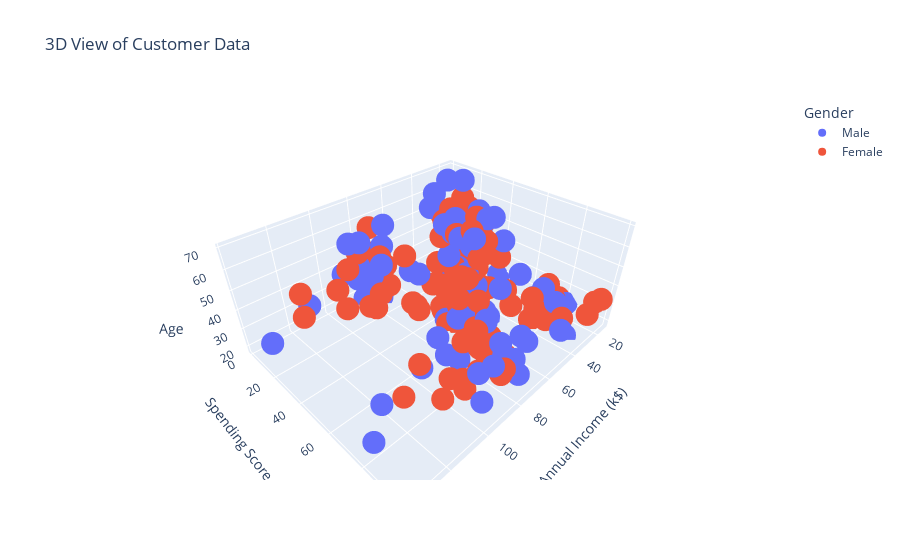

The cell this chart's notebook holds for it:
### Markdown cell above
#### 2.3 3D Visualization
Let's visualize the three most important features together in an interactive 3D plot to see if the clusters hold up.

### Code cell
fig = px.scatter_3d(df,
                    x='Annual Income (k$)',
                    y='Spending Score (1-100)',
                    z='Age',
                    color='Gender',
                    title='3D View of Customer Data')
fig.show()

### Figure 1 — Plotly figure (JSON) as saved in the notebook; plotly's stock layout.template omitted (floating-point values rounded to 4 significant figures)
{"data": [{"hovertemplate": "Gender=Male<br>Annual Income (k$)=%{x}<br>Spending Score (1-100)=%{y}<br>Age=%{z}<extra></extra>", "legendgroup": "Male", "marker": {"color": "#636efa", "symbol": "circle"}, "mode": "markers", "name": "Male", "scene": "scene", "showlegend": true, "type": "scatter3d", "x": [15, 15, 19, 19, 20, 20, 21, 23, 24, 24, 25, 28, 28, 30, 33, 33, 38, 39, 42, 43, 43, 44, 46, 46, 46, 48, 48, 48, 49, 54, 54, 54, 54, 54, 54, 54, 59, 60, 60, 61, 61, 62, 62, 62, 63, 63, 63, 63, 64, 67, 69, 71, 71, 71, 71, 71, 71, 73, 73, 74, 75, 77, 77, 77, 78, 78, 78, 78, 78, 81, 85, 86, 87, 87, 87, 87, 87, 88, 88, 93, 93, 98, 99, 101, 113, 126, 137, 137], "y": [39, 81, 3, 14, 13, 79, 66, 29, 35, 73, 73, 82, 61, 4, 4, 92, 92, 36, 60, 60, 41, 46, 46, 56, 55, 51, 59, 59, 55, 47, 54, 48, 51, 55, 41, 46, 41, 49, 52, 42, 49, 59, 55, 56, 46, 43, 48, 52, 46, 56, 91, 35, 95, 11, 75, 9, 75, 5, 73, 10, 93, 12, 97, 36, 90, 17, 88, 1, 1, 5, 26, 20, 63, 13, 75, 10, 92, 15, 69, 14, 90, 15, 97, 68, 8, 74, 18, 83], "z": [19, 21, 64, 67, 37, 22, 20, 52, 35, 25, 31, 29, 35, 60, 53, 18, 24, 48, 33, 59, 47, 69, 53, 70, 19, 63, 18, 19, 70, 59, 26, 40, 57, 38, 67, 48, 18, 48, 24, 48, 20, 67, 26, 49, 54, 68, 66, 65, 19, 27, 39, 43, 40, 59, 38, 47, 39, 20, 32, 19, 32, 25, 28, 48, 34, 43, 39, 37, 34, 19, 50, 42, 32, 40, 28, 36, 36, 58, 27, 59, 35, 46, 30, 28, 33, 32, 32, 30]}, {"hovertemplate": "Gender=Female<br>Annual Income (k$)=%{x}<br>Spending Score (1-100)=%{y}<br>Age=%{z}<extra></extra>", "legendgroup": "Female", "marker": {"color": "#EF553B", "symbol": "circle"}, "mode": "markers", "name": "Female", "scene": "scene", "showlegend": true, "type": "scatter3d", "x": [16, 16, 17, 17, 18, 18, 19, 19, 20, 20, 21, 23, 25, 28, 28, 29, 29, 30, 33, 33, 34, 34, 37, 37, 38, 39, 39, 39, 40, 40, 40, 40, 42, 43, 43, 44, 46, 47, 47, 48, 48, 48, 49, 50, 50, 54, 54, 54, 54, 54, 57, 57, 58, 58, 59, 60, 60, 60, 60, 62, 62, 62, 63, 63, 64, 65, 65, 65, 65, 67, 67, 67, 69, 70, 70, 72, 72, 73, 73, 74, 75, 76, 76, 77, 78, 78, 78, 78, 78, 78, 78, 79, 79, 81, 85, 86, 87, 88, 88, 97, 97, 98, 99, 101, 103, 103, 103, 103, 113, 120, 120, 126], "y": [6, 77, 40, 76, 6, 94, 72, 99, 15, 77, 35, 98, 5, 14, 32, 31, 87, 73, 14, 81, 17, 73, 26, 75, 35, 61, 28, 65, 55, 47, 42, 42, 52, 54, 45, 50, 51, 52, 59, 50, 48, 47, 42, 49, 56, 53, 52, 42, 44, 57, 58, 55, 60, 46, 55, 40, 42, 47, 50, 41, 48, 42, 50, 54, 42, 48, 50, 43, 59, 43, 57, 40, 58, 29, 77, 34, 71, 88, 7, 72, 5, 40, 87, 74, 22, 20, 76, 16, 89, 78, 73, 35, 83, 93, 75, 95, 27, 13, 86, 32, 86, 88, 39, 24, 17, 85, 23, 69, 91, 16, 79, 28], "z": [20, 23, 31, 22, 35, 23, 30, 35, 58, 24, 35, 35, 46, 54, 45, 40, 23, 21, 49, 21, 42, 30, 36, 20, 65, 31, 49, 24, 50, 27, 29, 31, 49, 31, 50, 51, 27, 67, 54, 43, 68, 32, 47, 60, 60, 45, 23, 49, 46, 21, 55, 22, 34, 50, 68, 40, 32, 47, 27, 23, 49, 21, 66, 19, 38, 18, 19, 63, 49, 51, 50, 38, 40, 23, 31, 25, 31, 29, 44, 35, 57, 28, 32, 32, 34, 44, 38, 47, 27, 30, 30, 56, 29, 31, 36, 33, 36, 52, 30, 37, 32, 29, 41, 54, 41, 36, 34, 32, 38, 47, 35, 45]}], "layout": {"autosize": true, "legend": {"title": {"text": "Gender"}, "tracegroupgap": 0}, "scene": {"aspectmode": "auto", "aspectratio": {"x": 1.429, "y": 1.148, "z": 0.6093}, "domain": {"x": [0, 1], "y": [0, 1]}, "xaxis": {"title": {"text": "Annual Income (k$)"}, "type": "linear"}, "yaxis": {"title": {"text": "Spending Score (1-100)"}, "type": "linear"}, "zaxis": {"title": {"text": "Age"}, "type": "linear"}}, "title": {"text": "3D View of Customer Data"}}}
